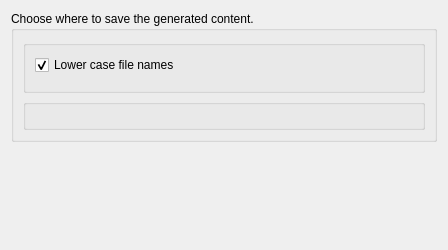
<?xml version="1.0" encoding="UTF-8"?>
<ui version="4.0">
 <class>OutputLocationDialog</class>
 <widget class="QWidget" name="OutputLocationDialog">
  <property name="geometry">
   <rect>
    <x>0</x>
    <y>0</y>
    <width>448</width>
    <height>250</height>
   </rect>
  </property>
  <layout class="QVBoxLayout" name="verticalLayout">
   <item>
    <widget class="QGroupBox" name="groupBox_3">
     <property name="title">
      <string>Choose where to save the generated content.</string>
     </property>
     <layout class="QGridLayout" name="gridLayout_3">
      <item row="1" column="0">
       <widget class="QGroupBox" name="positionGroupBox">
        <property name="enabled">
         <bool>true</bool>
        </property>
        <property name="flat">
         <bool>true</bool>
        </property>
        <layout class="QVBoxLayout" name="verticalLayout_2">
         <item>
          <layout class="QFormLayout" name="positionFormLayout"/>
         </item>
        </layout>
       </widget>
      </item>
      <item row="0" column="0">
       <widget class="QGroupBox" name="urlGroupBox">
        <property name="flat">
         <bool>true</bool>
        </property>
        <property name="checkable">
         <bool>false</bool>
        </property>
        <layout class="QVBoxLayout" name="verticalLayout_3">
         <item>
          <widget class="QCheckBox" name="lowerFilenameCheckBox">
           <property name="text">
            <string>Lower case file names</string>
           </property>
           <property name="checked">
            <bool>true</bool>
           </property>
          </widget>
         </item>
         <item>
          <widget class="KMessageWidget" name="messageWidget" native="true"/>
         </item>
         <item>
          <layout class="QFormLayout" name="urlFormLayout">
           <property name="fieldGrowthPolicy">
            <enum>QFormLayout::ExpandingFieldsGrow</enum>
           </property>
          </layout>
         </item>
        </layout>
       </widget>
      </item>
     </layout>
    </widget>
   </item>
   <item>
    <spacer name="verticalSpacer">
     <property name="orientation">
      <enum>Qt::Vertical</enum>
     </property>
     <property name="sizeHint" stdset="0">
      <size>
       <width>20</width>
       <height>5</height>
      </size>
     </property>
    </spacer>
   </item>
  </layout>
 </widget>
 <customwidgets>
  <customwidget>
   <class>KMessageWidget</class>
   <extends>QFrame</extends>
   <header location="global">kmessagewidget.h</header>
   <container>1</container>
  </customwidget>
 </customwidgets>
 <resources/>
 <connections/>
</ui>
